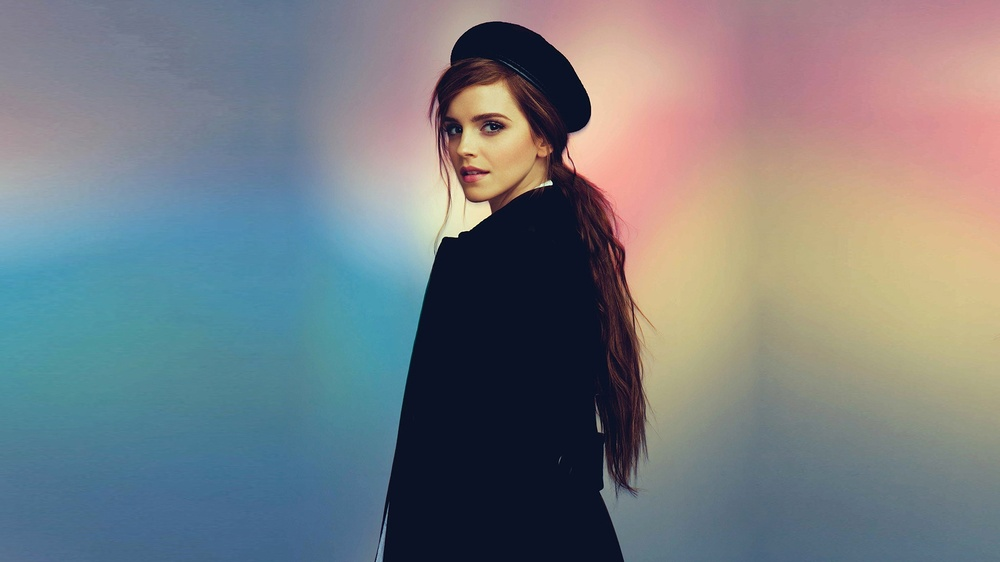
//> input picture changing brightness of image/changing brightness of image/emma.jpg, 1000 x 562 px, shrunk from 1920 x 1080 before the run
$ ./changing_brightness_of_image   (built with g++ and OpenCV 4)
//> lines starting //> are read from the running program, lines starting //| are printed output that depends on the picture
### changing brightness of image/changing brightness of image/stdafx.h
// stdafx.h : include file for standard system include files,
// or project specific include files that are used frequently, but
// are changed infrequently
//

#pragma once

#include "targetver.h"

#include <stdio.h>
#include <tchar.h>


// TODO: reference additional headers your program requires here

### changing brightness of image/changing brightness of image/changing brightness of image.cpp
// changing brightness of image.cpp : Defines the entry point for the console application.
//

#include "stdafx.h"
#include "opencv2\highgui\highgui.hpp"
#include <iostream>
using namespace cv;
using namespace std;


int main()
{
	Mat img = imread("emma.JPG", CV_LOAD_IMAGE_COLOR);
//> img is the input picture: 562 rows x 1000 cols, CV_8UC3; mean B, G, R 129, 124.1, 119
	if (img.empty())
	{
		cout << "image not loaded ";
		system("pause");
		return -1;
	}
	namedWindow("original", WINDOW_NORMAL);
	namedWindow("hb", WINDOW_NORMAL);
	namedWindow("lb", WINDOW_NORMAL);
	imshow("original", img);
	waitKey(0);


	Mat imgh = img + Scalar(75, 75, 75);
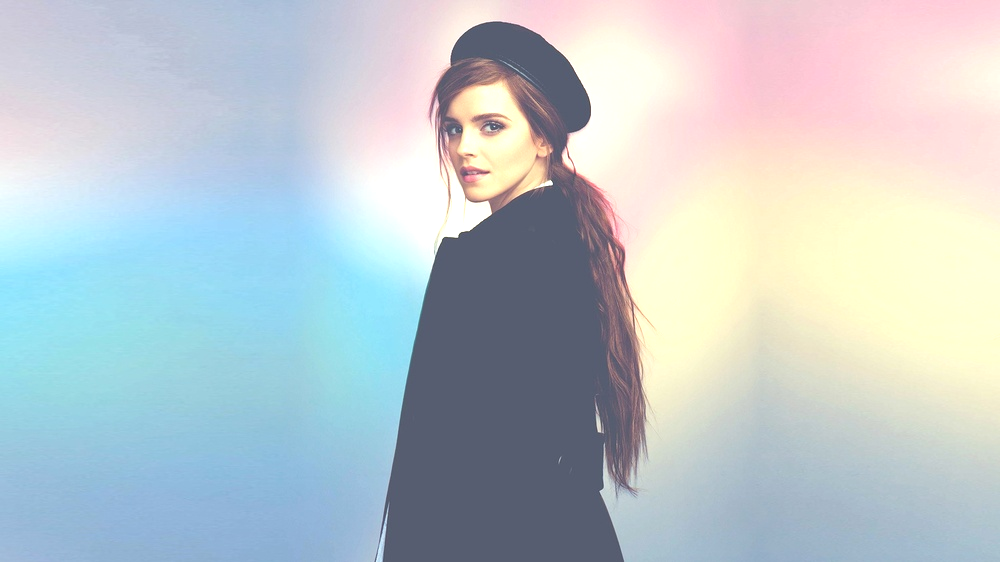
//> imgh: 562 rows x 1000 cols, CV_8UC3; mean B, G, R 203.6, 198.1, 187
	Mat imgl = img + Scalar(-75, -75, -75);
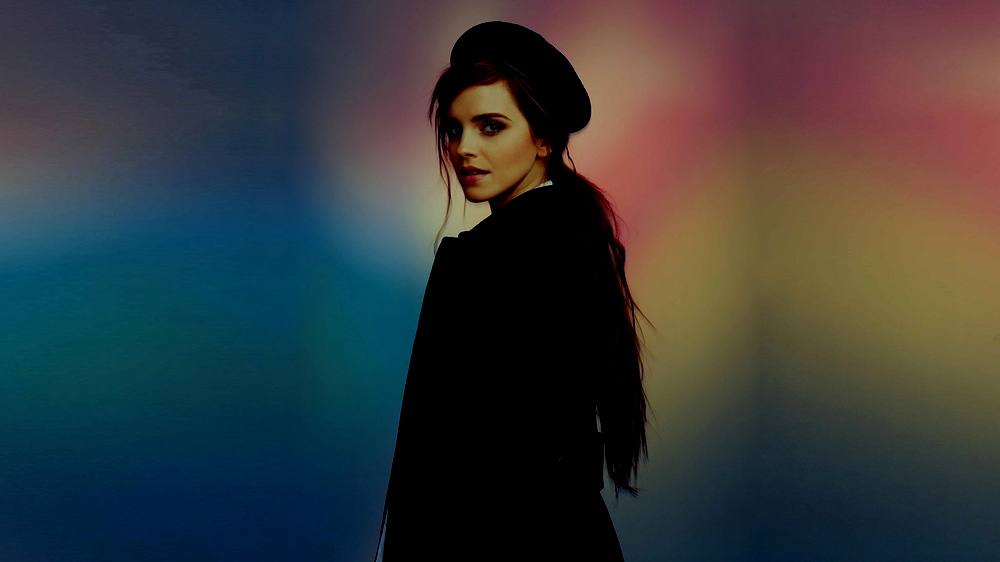
//> imgl: 562 rows x 1000 cols, CV_8UC3; mean B, G, R 60, 57.9, 53.5
	imshow("hb", imgh);
	waitKey(0);

	imshow("lb", imgl);
	waitKey(0);
	destroyAllWindows();
    return 0;
}
